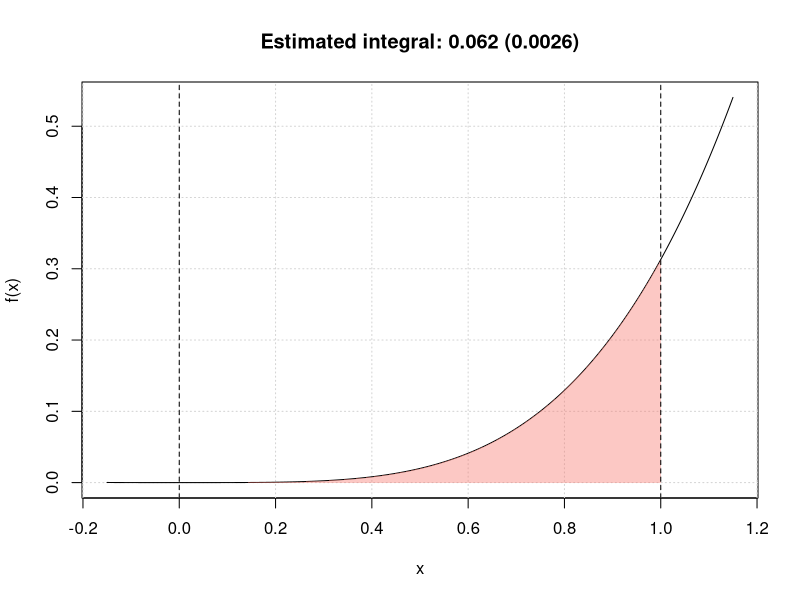

Recreate this plot in R. (Note: this script raises an error after producing the figure.)
## ---- chunk 1
    .libPaths()
## ---- chunk 2
mc_int = function(x_range, fun, B, seed = 123){
  # 检查形参x_range是否输入正确
  if (length(x_range) != 2 || x_range[1] >= x_range[2]){
    stop("x_range is incorrectly specified")
  }

  # 检查积分的函数名是否输入正确
  if (class(fun) != "character"){
    stop("fun is incorrectly specified and should be a character")
  }
  
  # 检查积分的函数是否存在并能执行
  x = mean(x_range)
  test_fun = try(eval(parse(text = fun)), silent = TRUE)
  if (class(test_fun) == "try-error"){
    stop("fun cannot be evaluated")
  }

  # 检查B是否输入正确
  if (B < 1){
    error("B is incorrectly specified")
  }

  set.seed(seed)
  interval_length = diff(x_range) # 积分区间的长度

  Ui = runif(B)
  Xi = x_range[1] + Ui*interval_length # 产生再积分区间的均匀分布

  x = Xi
  I_hat = interval_length*mean(eval(parse(text = fun)))

  I2_hat = interval_length*mean((eval(parse(text = fun)))^2) # 用于计算估计的方差
  var_I_hat = (interval_length*I2_hat - I_hat^2)/B

  out = list(I = I_hat, var = var_I_hat, fun = fun, x_range = x_range, B = B)
  class(out) = "MCI"
  out
}
## ---- chunk 3
plot.MCI = function(x, ...){
  obj = x
  x_range = obj$x_range
  fun = obj$fun

  Delta = diff(x_range)
  x_range_graph = c(x_range[2] - 1.15*Delta, x_range[1] + 1.15*Delta)
  x = seq(from = x_range_graph[1], to = x_range_graph[2], length.out = 10^3)
  f_x = eval(parse(text = fun))
  plot(NA, xlim = range(x), ylim = range(f_x), xlab = "x", ylab = "f(x)")
  grid()
  title(paste("Estimated integral: ", round(obj$I,4), " (", round(sqrt(obj$var),4),")", sep = ""))
  lines(x, f_x)
  x = seq(from = x_range[1], to = x_range[2], length.out = 10^3)
  f_x = eval(parse(text = fun))
  cols = hcl(h = seq(15, 375, length = 3), l = 65, c = 100, alpha = 0.4)[1:3]
  polygon(c(x, rev(x)), c(rep(0, length(x)), rev(f_x)), border = NA, col = cols[1])
  abline(v = x_range[1], lty = 2)
  abline(v = x_range[2], lty = 2)
}
## ---- chunk 4
obj = mc_int(x_range = c(0,1), fun = "x^2*sin(x^2/pi)", B = 10^3)
plot(obj)
## ---- chunk 5
knitr::include_graphics("figures/bess.png")
## ---- chunk 6
    knitr::include_graphics("figures/preview.png")
